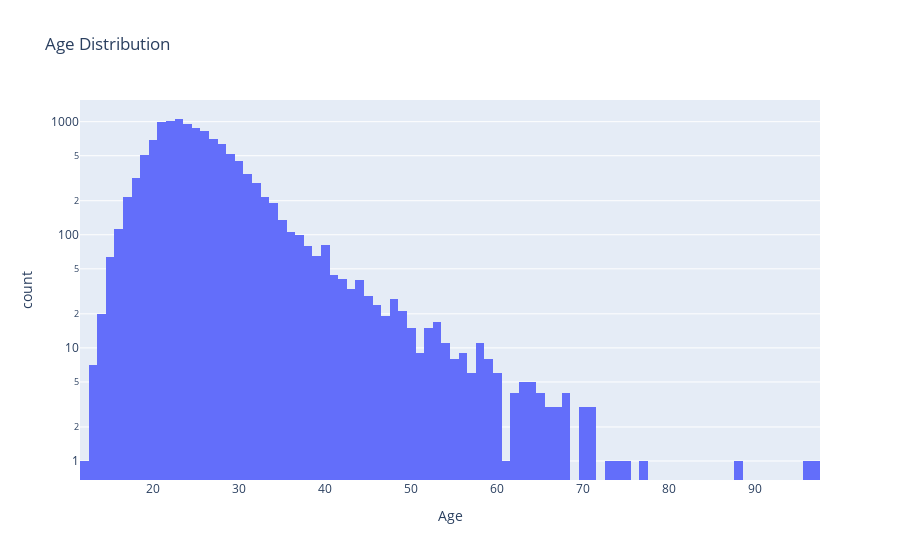

Notebook source saved alongside this figure:
### Code cell
fig = px.histogram(df_age, x="Age", title="Age Distribution", log_y=True)

fig.show()

#making logaretmic might be confusing, but this really show's the weirdos 

# fig = px.bar(df_summer, x= "Sport", y="Medal", log_y=True) #making logaretmic might be confusing

### Figure 1 — Plotly figure (JSON) as saved in the notebook; plotly's stock layout.template omitted (floating-point values rounded to 4 significant figures; data arrays with more than 128 entries replaced by an {"elided": "..."} marker saying what was removed)
{"data": [{"alignmentgroup": "True", "bingroup": "x", "hovertemplate": "Age=%{x}<br>count=%{y}<extra></extra>", "legendgroup": "", "marker": {"color": "#636efa", "pattern": {"shape": ""}}, "name": "", "offsetgroup": "", "orientation": "v", "showlegend": false, "type": "histogram", "x": {"elided": "12016 int values"}, "xaxis": "x", "yaxis": "y"}], "layout": {"barmode": "relative", "legend": {"tracegroupgap": 0}, "title": {"text": "Age Distribution"}, "xaxis": {"anchor": "y", "domain": [0, 1], "title": {"text": "Age"}}, "yaxis": {"anchor": "x", "domain": [0, 1], "title": {"text": "count"}, "type": "log"}}}
